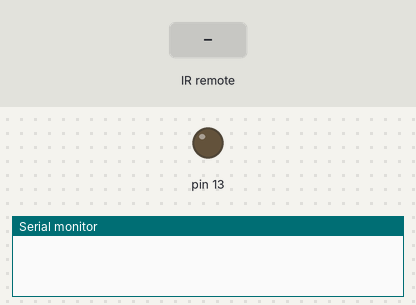
Bench run of a sketch on a simulated Arduino Uno, built with avr-gcc and run on an emulated ATmega328P. On the bench: output pins drawn as LEDs (lit = HIGH), the last lines printed to the serial monitor. Inputs (shaded band) come from the test bench. Pins used as bus, display or sensor lines are not drawn.

Above: at 1.2 s.
1.3 s: infrared code 0x10C821DE received
At 1.55 s:
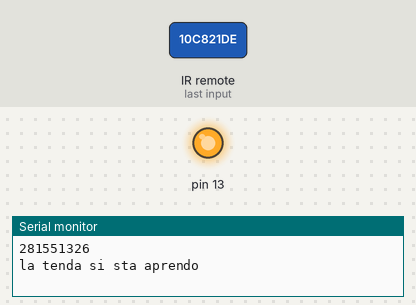
Timing chart, 0 to 4.3 s (numbered marks = the images above; inputs shaded):
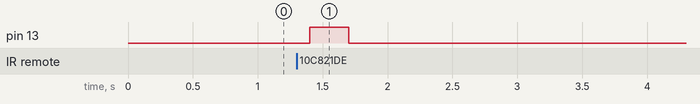

The sketch:

main.ino
```cpp
#include <IRremote.h>

int RECV_PIN = 6;
IRrecv irrecv(RECV_PIN);
decode_results results;

int r2 = 2;
int r3 = 3;
int r4 = 4;
int r5 = 5;

int tempoapertura = 5000;
int tempochiusura = 6000;

bool aperto = 0;
bool chiuso = 1;
bool apertura = 0;
bool chiusura = 0;


void setup() {
  Serial.begin(9600);

  irrecv.enableIRIn();

  pinMode(13, OUTPUT);

  pinMode(r2, OUTPUT);
  pinMode(r3, OUTPUT);
  pinMode(r4, OUTPUT);
  pinMode(r5, OUTPUT);

  digitalWrite(r2, HIGH);
  digitalWrite(r3, HIGH);
  digitalWrite(r4, HIGH);
  digitalWrite(r5, HIGH);
}

void loop() {
  if (irrecv.decode(&results)){
    Serial.println(results.value);
    delay(100);

    if(results.value == 281551326 && chiuso == 1){
      Serial.println("la tenda si sta aprendo");


      digitalWrite(13, HIGH);
      delay(300);
      digitalWrite(13, LOW);

      digitalWrite(r2, LOW);
      digitalWrite(r3, HIGH);
      digitalWrite(r4, HIGH);
      digitalWrite(r5, LOW);

      apertura = 1;
      chiuso = 0;
    }

    if(results.value == 281592126 && aperto == 1){
      Serial.println("la tenda si sta chiudendo");

      digitalWrite(13, HIGH);
      delay(300);
      digitalWrite(13, LOW);

      digitalWrite(r2, HIGH);
      digitalWrite(r3, LOW);
      digitalWrite(r4, LOW);
      digitalWrite(r5, HIGH);

      chiusura = 1;
      aperto = 0;
    }
    delay(50);
    irrecv.resume();
  }

  if(apertura == 1){
      delay(tempoapertura);
      fermo();

      aperto = 1;
      apertura = 0;
    }

  if(chiusura == 1){
    delay(tempochiusura);
    fermo();

    chiuso = 1;
    chiusura = 0;
    }
}

void fermo(){
  digitalWrite(r2, HIGH);
  digitalWrite(r3, HIGH);
  digitalWrite(r4, HIGH);
  digitalWrite(r5, HIGH);
  delay(500);
}
```

Measured:
- after the input at 1.3 s, pin 13: LOW → HIGH after 0.10 s, → LOW 0.30 s later
